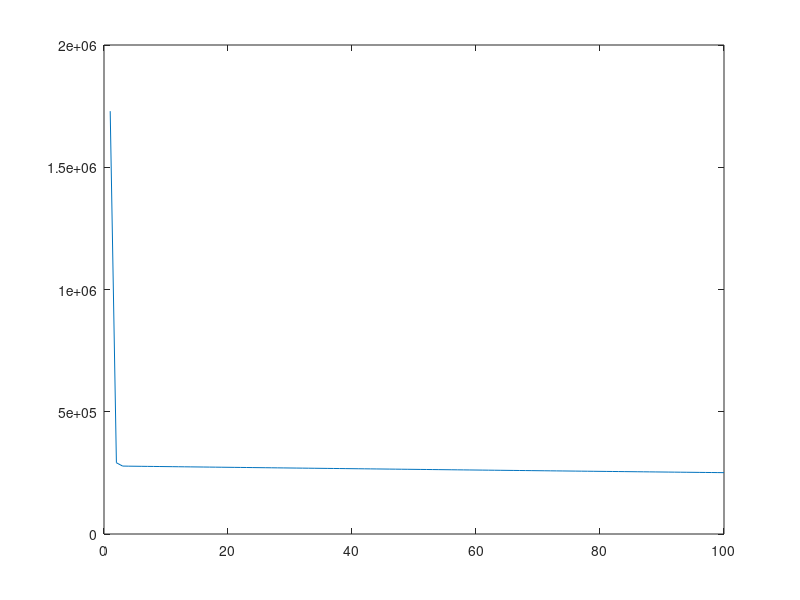

Reproduce this figure in MATLAB.
clear
clc
 
[x] = [12 6 35 20];
[y] = [50 30 80 76];
m = 100;
c = -1000;
n = length(x);
 
some_data = 0.001;
 
max_iterations = 100;
error_list  = [];
for i=1:1:max_iterations
        py = ((x .*m) + c);
        
        %py = m*x +c;
        er = (1/n)*(py-y).^2;
        err_sum = sum(er);
        
        dm = (2/n) *x.*(py-y);
        dm_v = sum( dm );
 
        dc = (2/n) .* (py - y );
        dc_v = sum(dc);
 
        m = m - (dm_v * some_data);
        c = c - (dc_v * some_data);
        %er = (1/n)*(py-y).^2;
        %err_sum = sum(er);
        error_list = [error_list, err_sum];
 
        
end
plot(error_list)
fprintf('%f,%f,%f,%f,%f\n',dm_v,dc_v,m,c,err_sum)
fprintf ('y=%f*x+%f\n',m,c)
 


